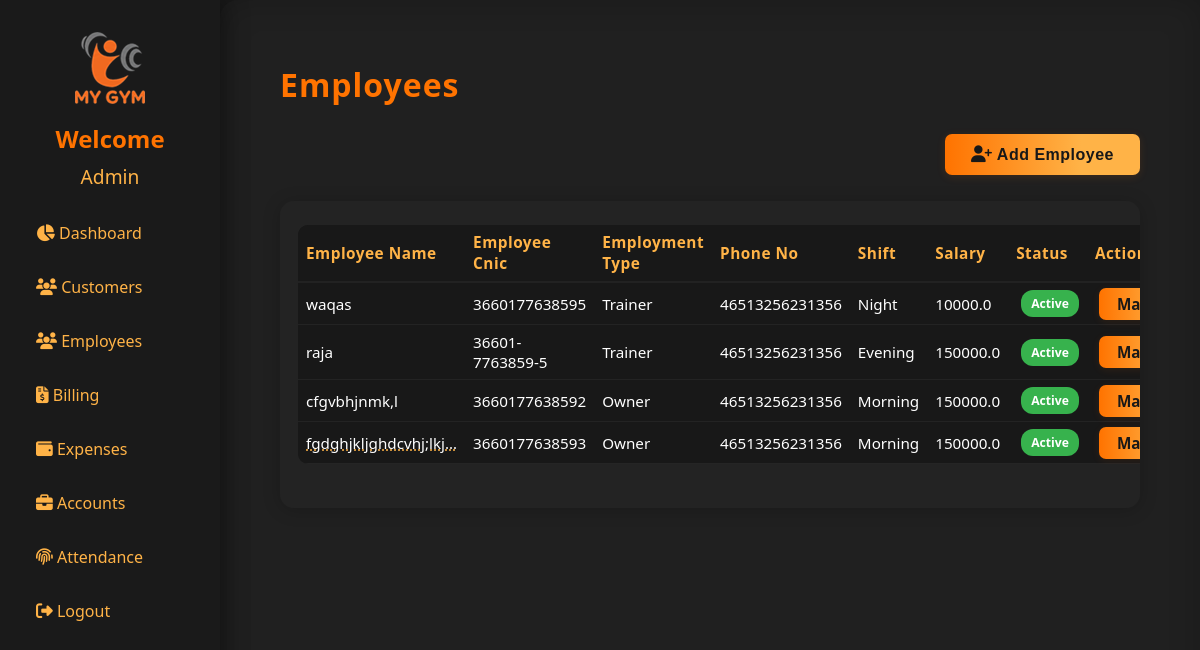
Before: /employees (signed in) with the older database file.
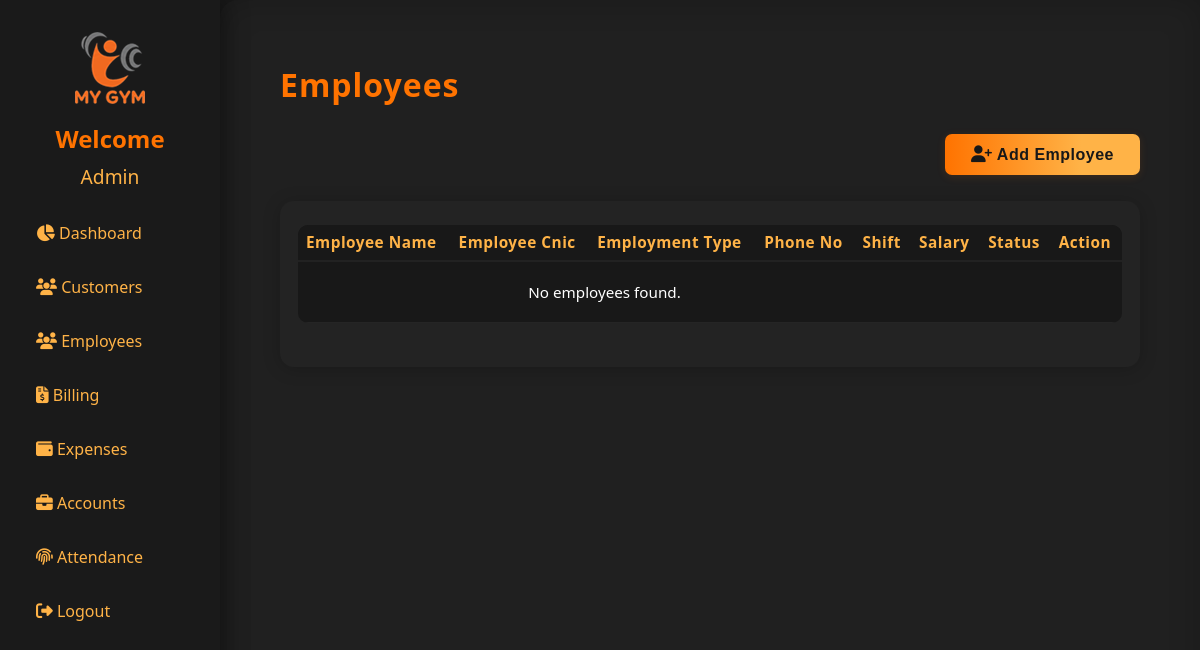
After: the same page with the newer database file.
### models.py (models this page shows, shortened)
class User(UserMixin, db.Model):
    id = db.Column(db.Integer, primary_key=True)
    username = db.Column(db.String(80), unique=True, nullable=False)
    password_hash = db.Column(db.String(128))
    thumb_id = db.Column(db.String(100))
    role_id = db.Column(db.String(100))

class Employee(db.Model):
    id = db.Column(db.Integer, primary_key=True)
    name = db.Column(db.String(100), nullable=False)
    status = db.Column(db.String(50), nullable=False)
    employment_type = db.Column(db.String(50), nullable=False)
    timing = db.Column(db.String(50), nullable=True)
    shift = db.Column(db.String(50), nullable=True)
    salary = db.Column(db.Float, nullable=True)
    phone_number = db.Column(db.String(20), nullable=True)
    cnic = db.Column(db.String(20), nullable=True)
    thumb_id = db.Column(db.String(100))  # For attendance

### app.py (the view)
@app.route('/employees')
@login_required
def employees():
    if str(current_user.role_id) != '1':
        abort(403)
    all_employees = Employee.query.all()
    form = EmployeeForm()  # create the form instance
    return render_template('employees.html', employees=all_employees, form=form)

### app.py (called while the page is built)
@login_manager.user_loader
def load_user(user_id):
    return db.session.get(User, int(user_id))

### templates/employees.html (shortened to what this page needs)
{% extends "base.html" %}
{% block content %}
<h1 style="color:#ff7300; letter-spacing:1px; margin-bottom: 28px;">Employees</h1>
<div class="customers-header">
    <button class="leet-btn" style="width:auto; padding:12px 26px; font-size:1em;" onclick="openAddEmployeeModal()">
        <i class="fa fa-user-plus"></i> Add Employee
    </button>
</div>
<div class="customers-table-wrap">
    <table class="customers-table">
        <thead>
            <tr>
                <th>Employee Name</th>
                <th>Employee Cnic</th>
                <th>Employment Type</th>
                <th>Phone No</th>
                <th>Shift</th>
                <th>Salary</th>
                <th>Status</th>
                <th>Action</th>
            </tr>
        </thead>
        <tbody class="customers-table-body">
            {% for e in employees %}
            <tr>
                <td>
                    {% if e.name  and e.name |length > 20 %}
                        <span title="{{ e.name  }}">{{ e.name [:20] }}&hellip;</span>
                    {% else %}
                        {{ e.name  }}
                    {% endif %}
                </td>
                <td>{{ e.cnic }}</td>
                <td>{{ e.employment_type }}</td>
                <td>{{ e.phone_number }}</td>
                <td>{{ e.shift }}</td>
                <td>{{ e.salary or 'No data' }}</td>
                <td>
                    {% if e.status and e.status|lower == 'active' %}
                        <span class="status-badge status-active">{{ e.status }}</span>
                    {% elif e.status and e.status|lower == 'inactive' %}
                        <span class="status-badge status-inactive">{{ e.status }}</span>
                    {% else %}
                        <span class="status-badge status-unpaid">{{ e.status or 'Inactive' }}</span>
                    {% endif %}
                </td>
                <td>
                    <a href="{{ url_for('manage_employee', employee_id=e.id) }}" class="manage-btn">Manage</a>
                </td>
            </tr>
            {% else %}
            <tr>
                <td colspan="5" style="text-align:center; padding:20px;">No employees found.</td>
            </tr>
            {% endfor %}
        </tbody>
    </table>
</div>
{% endblock %}

### templates/base.html (shortened to what this page needs)
<!DOCTYPE html>
<html lang="en">
<head>
    <link rel="stylesheet" href="{{ url_for('static', filename='style.css') }}">
    <link rel="stylesheet" href="https://cdnjs.cloudflare.com/ajax/libs/font-awesome/6.4.2/css/all.min.css">
</head>
<body>
    {% if not hide_sidebar %}
    <div class="sidebar">
        <img src="{{ url_for('static', filename='logo.png') }}" class="logo-center"/>
        {% if current_user.is_authenticated %}
            <div style="text-align:center; margin-bottom: 2px;">
                <div style="font-size: 1.5em; color: #ff7300; font-weight: 600;">Welcome</div>
                {% if current_user.username|length > 12 %}
                    <div style="font-size: 1.2em; color: #ffb347; margin-top: 8px; word-break: break-word;"
                        title="{{ current_user.username|capitalize }}">
                        {{ current_user.username[:12]|capitalize }}&hellip;
                    </div>
                {% else %}
                    <div style="font-size: 1.2em; color: #ffb347; margin-top: 8px; word-break: break-word;">
                        {{ current_user.username|capitalize }}
                    </div>
                {% endif %}
            </div>
        {% else %}
            <div style="text-align:center; margin-bottom: 24px;">
                <div style="font-size: 1.5em; color: #ff7300; font-weight: 600;">Welcome to My Gym</div>
            </div>
        {% endif %}
        <ul>
            <li><a href="/"><i class="fa fa-chart-pie"></i> Dashboard</a></li>
            <li><a href="/customers"><i class="fa fa-users"></i> Customers</a></li>
            {% if current_user.role_id == '1' %}
                <li>
                    <a href="{{ url_for('employees') }}">
                        <i class="fa fa-users"></i> Employees
                    </a>
                </li>
                {% endif %}
            {% if current_user.role_id == '1' %}
                <li><a href="/billing"><i class="fa fa-file-invoice-dollar"></i> Billing</a></li>
            {% endif %}
            <li><a href="/expenses"><i class="fa fa-wallet"></i> Expenses</a></li>
            {% if current_user.role_id == '1' %}
            <li><a href="/accounts"><i class="fa fa-briefcase"></i> Accounts</a></li>
            {% endif %}
            <li><a href="/attendance"><i class="fa fa-fingerprint"></i> Attendance</a></li>
            <li><a href="/logout"><i class="fa fa-sign-out-alt"></i> Logout</a></li>
        </ul>
    </div>
    {% endif %}
    <div class="main-content{% if hide_sidebar %} no-sidebar{% endif %}">
        {% block content %}{% endblock %}
    </div>
</body>
</html>

### static/style.css (style rules this page uses)
body { margin: 0; font-family: 'Segoe UI', Arial, sans-serif; background: #181818; color: #fff; }
.leet-btn { background: linear-gradient(90deg, #ff7300, #ffb347 70%); color: #181818; border: none; font-size: 1.01em; font-weight: 600; padding: 14px 0; width: 100%; margin-top: 0px; border-radius: 7px; cursor: pointer; box-shadow: 0 2px 8px rgba(255,115,0,0.13); letter-spacing: 0.5px; transition: background 0.15s, color 0.15s; }
.sidebar { position: fixed; left: 0; top: 0; width: 220px; height: 100%; background: #1a1a1a; padding: 32px 0 0 0; box-shadow: 2px 0 24px #0006; display: flex; flex-direction: column; align-items: center; z-index: 100; }
.logo-center { display: block; margin: 0 auto 18px auto; max-width: 90px; }
.sidebar ul { list-style: none; padding: 0; width: 100%; }
.sidebar ul li { margin: 0; width: 100%; }
.sidebar ul li a { display: block; color: #ffb347; padding: 14px 36px; font-size: 1em; text-decoration: none; border-radius: 0 20px 20px 0; transition: background 0.18s, color 0.18s; margin-bottom: 4px; }
.main-content { margin-left: 220px; padding: 42px 5vw 32px 5vw; min-height: 100vh; background: #202020; box-shadow: 0 0 32px #0003 inset; border-radius: 18px 0 0 0; }
body, .main-content, .login-container { animation: fadein 0.7s; }
.customers-header { display: flex; justify-content: flex-end; align-items: center; margin-bottom: 18px; }
.customers-table-wrap { background: #232323; padding: 24px 18px; border-radius: 14px; box-shadow: 0 2px 18px #0003; overflow-x: auto; }
.customers-table { width: 100%; border-collapse: collapse; color: #fff; background: transparent; font-size: 0.97em; }
.customers-table-body { width: 100%; border-collapse: collapse; color: #fff; background: transparent; font-size: 0.99em; }
.customers-table th, .customers-table td { padding-top: 12px; padding-bottom: 12px; }
.customers-table { width: 100%; border-collapse: collapse; background: #181818; margin-bottom: 20px; border-radius: 10px; overflow: hidden; }
.customers-table th, .customers-table td { padding: 14px 10px; text-align: center; border-bottom: 1px solid #232323; font-size: 1em; }
.customers-table th { background: #232323; color: #ffb347; font-weight: 600; letter-spacing: 0.5px; border-bottom: 2px solid #ff7300; }
.customers-table tbody tr:last-child td { border-bottom: none; }
.customers-table th, .customers-table td { padding: 14px 18px; text-align: left; }
.customers-table th { background: #181818; color: #ffb347; font-weight: 600; letter-spacing: 0.5px; border-bottom: 2px solid #222; }
.customers-table tr { border-bottom: 1.5px solid #252525; transition: background 0.15s; }
.leet-btn { background: linear-gradient(90deg, #ff7300, #ffb347 70%); color: #181818; border: none; font-size: 1.1em; font-weight: 600; padding: 13px 0; width: 100%; border-radius: 7px; cursor: pointer; margin-top: 0px; box-shadow: 0 2px 8px rgba(255,115,0,0.13); letter-spacing: 0.5px; transition: background 0.15s, color 0.15s; }
.fa { font-size: 1.05em; }
.customers-table th, .customers-table td { padding: 7px 8px; font-size: 0.99em; vertical-align: middle; }
.customers-header { display: flex; justify-content: space-between; align-items: center; margin-bottom: 26px; gap: 18px; }
.leet-btn { height: 41px; font-size: 1.08em; }

Changed rows visible on the page:
removed Employee: name "waqas", cnic "3660177638595", employment_type "Trainer", phone_number "46513256231356", shift "Night", salary "10000.0", status "Active"
removed Employee: name "raja", cnic "36601-7763859-5", employment_type "Trainer", phone_number "46513256231356", shift "Evening", salary "150000.0", status "Active"
removed Employee: name "cfgvbhjnmk,l", cnic "3660177638592", employment_type "Owner", phone_number "46513256231356", shift "Morning", salary "150000.0", status "Active"
removed Employee: name "fgdghjkljghdcvhj;lkj", cnic "3660177638593", employment_type "Owner", phone_number "46513256231356", shift "Morning", salary "150000.0", status "Active"
Other visible differences:
text now shown: "No employees found."
